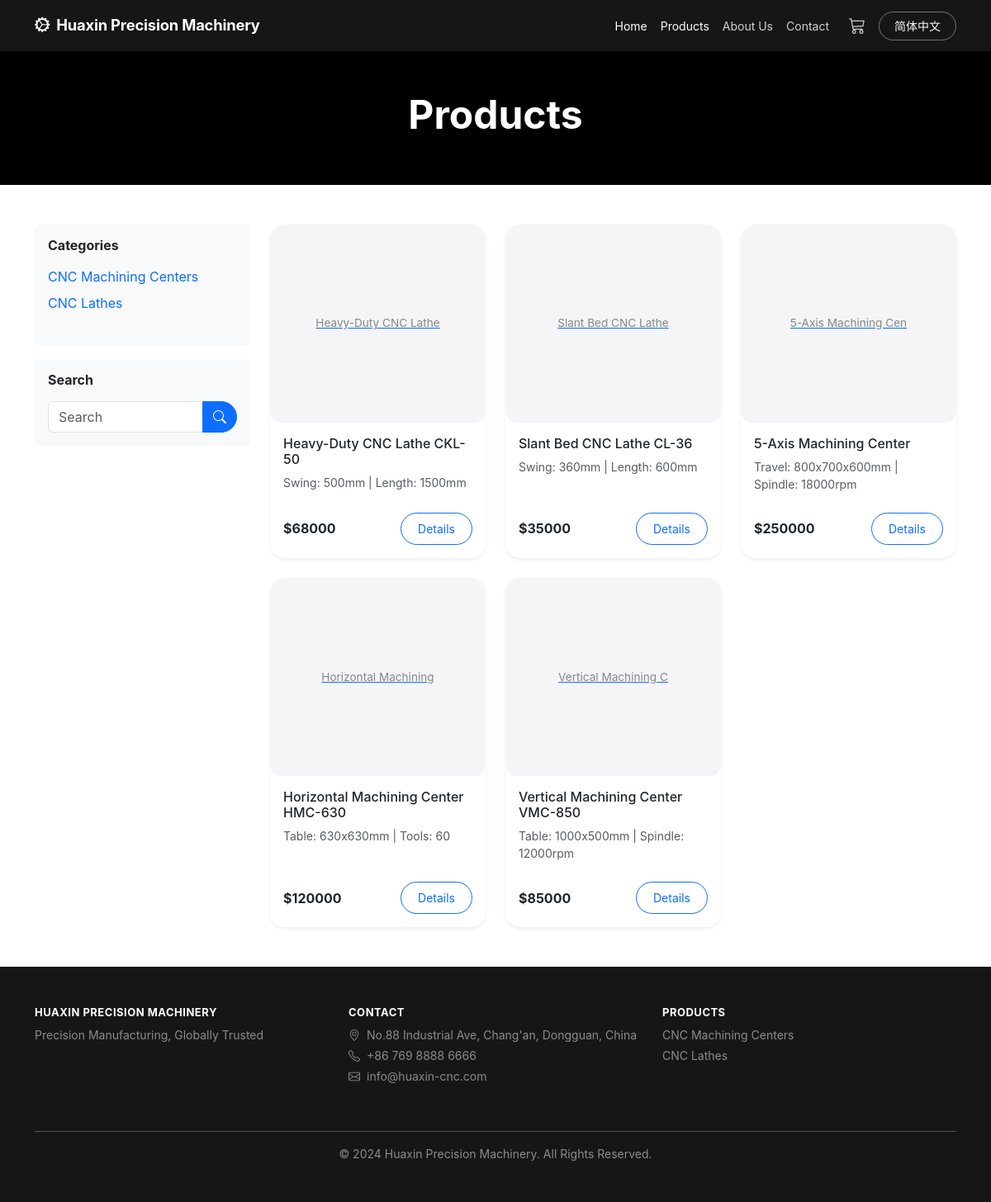
/en/products/, run on the app's committed database.
### shop/models.py (models this page shows, shortened)
class Category(models.Model):
    name_zh = models.CharField(_("Name (Chinese)"), max_length=100)
    name_en = models.CharField(_("Name (English)"), max_length=100)
    slug = models.SlugField(unique=True)
    image = models.ImageField(_("Category Image"), upload_to="categories/", blank=True)
    order = models.IntegerField(_("Order"), default=0)
    is_active = models.BooleanField(_("Active"), default=True)
    created_at = models.DateTimeField(auto_now_add=True)
    class Meta:
        verbose_name = _("Category")
        verbose_name_plural = _("Categories")
        ordering = ["order", "id"]

class Product(models.Model):
    category = models.ForeignKey(
        Category, on_delete=models.CASCADE,
        related_name="products", verbose_name=_("Category")
    )
    name_zh = models.CharField(_("Name (Chinese)"), max_length=200)
    name_en = models.CharField(_("Name (English)"), max_length=200)
    slug = models.SlugField(unique=True)
    image = models.ImageField(_("Main Image"), upload_to="products/", blank=True)
    specs_zh = models.TextField(_("Specs (Chinese)"), blank=True)
    specs_en = models.TextField(_("Specs (English)"), blank=True)
    desc_zh = models.TextField(_("Description (Chinese)"), blank=True)
    desc_en = models.TextField(_("Description (English)"), blank=True)
    price = models.DecimalField(_("Price"), max_digits=10, decimal_places=2)
    stock = models.IntegerField(_("Stock"), default=0)
    is_featured = models.BooleanField(_("Featured"), default=False)
    is_active = models.BooleanField(_("Active"), default=True)
    created_at = models.DateTimeField(auto_now_add=True)
    updated_at = models.DateTimeField(auto_now=True)
    class Meta:
        verbose_name = _("Product")
        verbose_name_plural = _("Products")
        ordering = ["-created_at"]
        indexes = [
            models.Index(fields=["slug"]),
            models.Index(fields=["is_featured", "is_active"]),
        ]

### shop/views.py (the view)
# urls.py: path("products/", views.ProductListView.as_view(), name="product_list"),
class ProductListView(View):
    def get(self, request):
        products = Product.objects.filter(is_active=True).select_related("category")
        category_slug = request.GET.get("category")
        search_query = request.GET.get("q", "").strip()
        if category_slug:
            products = products.filter(category__slug=category_slug)
        if search_query:
            lang = get_language()
            if lang and lang.startswith("zh"):
                products = products.filter(name_zh__icontains=search_query)
            else:
                products = products.filter(name_en__icontains=search_query)
        categories = Category.objects.filter(is_active=True)
        current_category = None
        if category_slug:
            current_category = Category.objects.filter(slug=category_slug).first()
        return render(request, "shop/product_list.html", {
            "products": products,
            "categories": categories,
            "current_category": current_category,
            "search_query": search_query,
        })

### shop/cart.py (called while the page is built)
def get_cart(request):
    if hasattr(request, "_cart"):
        return request._cart
    session_id = request.session.get("cart_id")
    if not session_id:
        session_id = str(uuid.uuid4())
        request.session["cart_id"] = session_id
        request.session.set_expiry(60 * 60 * 24 * 7)
        cart = Cart.objects.create(session_id=session_id)
    else:
        cart, _created = Cart.objects.get_or_create(session_id=session_id)
    request._cart = cart
    return cart

### shop/context_processors.py (called while the page is built)
def global_settings(request):
    categories = Category.objects.filter(is_active=True).order_by("order")
    cart = get_cart(request)
    return {
        "site_categories": categories,
        "cart_count": cart.item_count(),
        "cart_total": cart.total(),
    }

### shop/models.py (called while the page is built)
    def total(self):
        return sum(item.subtotal() for item in self.items.all())

    def item_count(self):
        return sum(item.quantity for item in self.items.all())

### templates/shop/product_list.html (shortened to what this page needs)
{% extends "base.html" %}{% load i18n %}
{% block content %}
<section class="page-header py-5"><div class="container text-center text-white"><h1 class="display-5 fw-bold">{% trans "Products" %}</h1></div></section>
<section class="py-5"><div class="container"><div class="row">
<div class="col-lg-3 mb-4"><div class="card border-0 bg-light p-3"><h6 class="fw-bold mb-3">{% trans "Categories" %}</h6>
<ul class="list-unstyled">{% for cat in categories %}<li class="mb-2"><a href="{% url 'shop:product_list' %}?category={{ cat.slug }}" class="text-decoration-none {% if current_category.slug == cat.slug %}fw-bold text-primary{% endif %}">
{% get_current_language as LANG %}{% if LANG == 'zh-hans' %}{{ cat.name_zh }}{% else %}{{ cat.name_en }}{% endif %}</a></li>{% endfor %}</ul></div>
<div class="card border-0 bg-light p-3 mt-3"><h6 class="fw-bold mb-3">{% trans "Search" %}</h6><form method="get">
<div class="input-group"><input type="text" name="q" class="form-control" value="{{ search_query }}" placeholder="{% trans 'Search' %}"><button class="btn btn-primary" type="submit"><i class="bi bi-search"></i></button></div></form></div></div>
<div class="col-lg-9"><div class="row g-4">{% for p in products %}<div class="col-md-4 col-6"><div class="card h-100 border-0 shadow-sm product-card">
<a href="{% url 'shop:product_detail' slug=p.slug %}"><div class="card-img-wrapper">
{% if p.image %}<img src="{{ p.image.url }}" class="card-img-top" alt="{{ p.name_en }}" data-fallback="{{ p.name_en }}">{% else %}<div class="product-img-fallback">{{ p.name_en|slice:":20" }}</div>{% endif %}</div></a>
<div class="card-body d-flex flex-column">
{% get_current_language as LANG %}<h6 class="card-title">{% if LANG == 'zh-hans' %}{{ p.name_zh }}{% else %}{{ p.name_en }}{% endif %}</h6>
<p class="text-muted small flex-grow-1">{{ p.specs_en|default:""|slice:":60" }}{% if p.specs_en|length > 60 %}...{% endif %}</p>
<div class="d-flex justify-content-between align-items-center mt-2"><span class="text-accent fw-bold">${{ p.price|floatformat:0 }}</span>
<a href="{% url 'shop:product_detail' slug=p.slug %}" class="btn btn-outline-primary btn-sm">{% trans "Details" %}</a></div>
</div></div></div>{% empty %}<div class="col-12 text-center py-5"><p class="text-muted">{% trans "No products found." %}</p></div>{% endfor %}</div></div></div></div></section>{% endblock %}

### templates/base.html (shortened to what this page needs)
{% load static %}{% load i18n %}<!doctype html>
<html lang="{{ LANGUAGE_CODE }}">
<head>
    <link href="https://cdn.jsdelivr.net/npm/bootstrap@5.3.3/dist/css/bootstrap.min.css" rel="stylesheet">
    <link rel="stylesheet" href="https://cdn.jsdelivr.net/npm/bootstrap-icons@1.11.3/font/bootstrap-icons.min.css">
    <link rel="stylesheet" href="{% static 'css/style.css' %}">
</head>
<body>
<nav class="navbar navbar-expand-lg navbar-dark sticky-top"><div class="container">
<a class="navbar-brand fw-bold" href="{% url 'shop:home' %}"><i class="bi bi-gear-wide-connected me-2"></i>{% trans "Huaxin Precision Machinery" %}</a>
<div class="collapse navbar-collapse" id="navbarNav"><ul class="navbar-nav ms-auto align-items-lg-center">
<li class="nav-item"><a class="nav-link" href="{% url 'shop:home' %}">{% trans "Home" %}</a></li>
<li class="nav-item"><a class="nav-link" href="{% url 'shop:product_list' %}">{% trans "Products" %}</a></li>
<li class="nav-item"><a class="nav-link" href="{% url 'shop:about' %}">{% trans "About Us" %}</a></li>
<li class="nav-item"><a class="nav-link" href="{% url 'shop:contact' %}">{% trans "Contact" %}</a></li>
<li class="nav-item ms-lg-2"><a class="nav-link position-relative" href="{% url 'shop:cart' %}"><i class="bi bi-cart3 fs-5"></i></a></li>
<li class="nav-item ms-lg-2">{% get_current_language as CUR %}{% if CUR == 'en' %}<a class="btn btn-outline-light btn-sm" href="/zh-hans{{ request.get_full_path|slice:'3:' }}">简体中文</a>{% else %}<a class="btn btn-outline-light btn-sm" href="/en{{ request.get_full_path|slice:'8:' }}">English</a>{% endif %}</li>
</ul></div></div></nav>
<main>{% block content %}{% endblock %}</main>
<footer class="footer text-white py-5 mt-auto"><div class="container"><div class="row">
<div class="col-md-4 mb-4"><h6 class="fw-bold">{% trans "Huaxin Precision Machinery" %}</h6><p class="small text-white-50">{% trans "Precision Manufacturing, Globally Trusted" %}</p></div>
<div class="col-md-4 mb-4"><h6 class="fw-bold">{% trans "Contact" %}</h6><ul class="list-unstyled small text-white-50"><li class="mb-1"><i class="bi bi-geo-alt me-2"></i>{% trans "No.88 Industrial Ave, Chang'an, Dongguan, China" %}</li><li class="mb-1"><i class="bi bi-telephone me-2"></i>+86 769 8888 6666</li><li class="mb-1"><i class="bi bi-envelope me-2"></i>info@huaxin-cnc.com</li></ul></div>
<div class="col-md-4 mb-4"><h6 class="fw-bold">{% trans "Products" %}</h6><ul class="list-unstyled small text-white-50">{% for cat in site_categories %}<li class="mb-1">{% get_current_language as LANG %}{% if LANG == 'zh-hans' %}{{ cat.name_zh }}{% else %}{{ cat.name_en }}{% endif %}</li>{% endfor %}</ul></div>
</div><hr class="border-white-50"><p class="text-center small text-white-50 mb-0">&copy; 2024 {% trans "Huaxin Precision Machinery" %}. {% trans "All Rights Reserved." %}</p></div></footer>
</body></html>

### static/css/style.css (style rules this page uses)
:root { --nav-bg: #161617; --hero-bg: #000000; --text-primary: #1d1d1f; --text-secondary: #86868b; --link-color: #0071e3; --link-hover: #0064d2; --bg-light: #f5f5f7; --bg-white: #ffffff; --border-color: #d2d2d7; --shadow-sm: 0 2px 8px rgba(0,0,0,0.06); --shadow-md: 0 4px 20px rgba(0,0,0,0.10); --radius-card: 18px; --radius-md: 14px; --radius-pill: 980px; --transition: 0.3s cubic-bezier(0.25, 0.1, 0.25, 1); }
body { font-family: -apple-system,'SF Pro Display','Helvetica Neue','PingFang SC','Microsoft YaHei',sans-serif; color: var(--text-primary); display: flex; flex-direction: column; min-height: 100vh; -webkit-font-smoothing: antialiased; }
main { flex: 1; }
.navbar { background: var(--nav-bg) !important; min-height: 52px; backdrop-filter: blur(20px); -webkit-backdrop-filter: blur(20px); }
.navbar-brand { font-size: 1.15rem; letter-spacing: -.2px; }
.navbar .nav-link { font-size: .875rem; color: rgba(255,255,255,.8) !important; transition: var(--transition); }
.navbar .nav-link:hover,.navbar .nav-link.active { color: #fff !important; }
.page-header { background: var(--hero-bg); padding: 80px 0 60px; }
.btn-outline-primary { border-radius: var(--radius-pill); padding: 8px 20px; }
.btn-outline-light { border-radius: var(--radius-pill); padding: 6px 18px; border-color: rgba(255,255,255,.4); }
.btn-primary { border-radius: var(--radius-pill); }
.product-card,.category-card,.feature-card { transition: transform var(--transition),box-shadow var(--transition); border-radius: var(--radius-card); overflow: hidden; background: var(--bg-white); }
.card-img-wrapper { height: 240px; overflow: hidden; display: flex; align-items: center; justify-content: center; background: var(--bg-light); border-radius: var(--radius-md); margin: 0; padding: 1rem; }
.product-img-fallback { width: 100%; height: 100%; display: flex; align-items: center; justify-content: center; color: var(--text-secondary); font-size: .85rem; background: var(--bg-light); border-radius: var(--radius-md); }
.footer { background: var(--nav-bg); color: var(--text-secondary); padding: 60px 0 30px; }
.footer h6 { color: #fff; font-size: .8125rem; text-transform: uppercase; letter-spacing: .5px; }

### data on the page
Category: name_en "CNC Machining Centers"
Category: name_en "CNC Lathes"
Product: name_en "Heavy-Duty CNC Lathe", name_en "Heavy-Duty CNC Lathe CKL-50", specs_en "Swing: 500mm | Length: 1500mm", price "68000"
Product: name_en "Slant Bed CNC Lathe", name_en "Slant Bed CNC Lathe CL-36", specs_en "Swing: 360mm | Length: 600mm", price "35000"
Product: name_en "5-Axis Machining Cen", name_en "5-Axis Machining Center", specs_en "Travel: 800x700x600mm | Spindle: 18000rpm", price "250000"
Product: name_en "Horizontal Machining", name_en "Horizontal Machining Center HMC-630", specs_en "Table: 630x630mm | Tools: 60", price "120000"
Product: name_en "Vertical Machining C", name_en "Vertical Machining Center VMC-850", specs_en "Table: 1000x500mm | Spindle: 12000rpm", price "85000"
